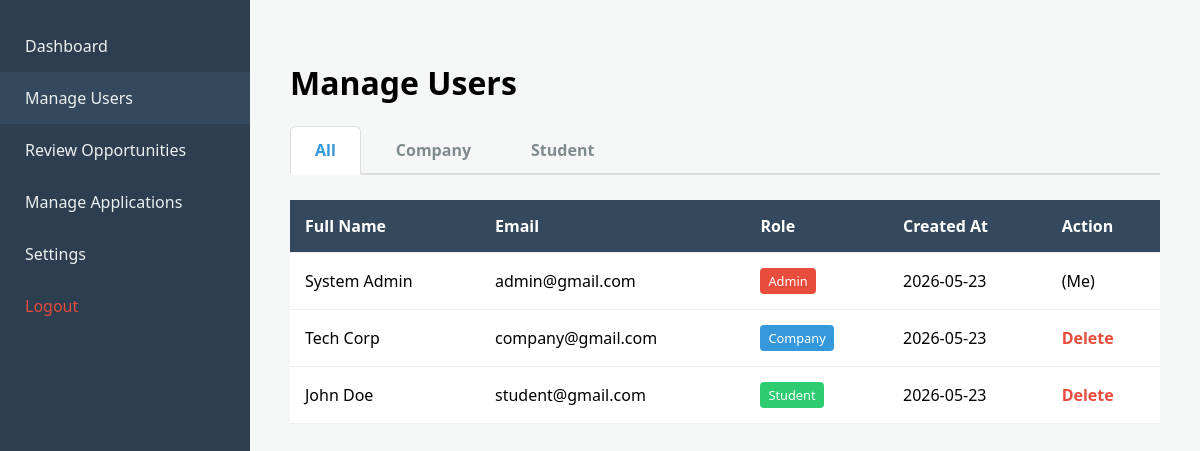
/admin/manage_users.php (signed in), run on the app's committed database.
### tables this page shows
CREATE TABLE IF NOT EXISTS users (
    id INT AUTO_INCREMENT PRIMARY KEY,
    full_name VARCHAR(100) NOT NULL,
    email VARCHAR(100) UNIQUE NOT NULL,
    password VARCHAR(255) NOT NULL,
    role ENUM('student','company','admin') NOT NULL,
    delete_request ENUM('none', 'pending') DEFAULT 'none',
    created_at TIMESTAMP DEFAULT CURRENT_TIMESTAMP
);

### admin/manage_users.php (the view, shortened to what this page needs)
<?php
require_once '../config/database.php';
$tab = isset($_GET['tab']) && in_array($_GET['tab'], ['all', 'company', 'student']) ? $_GET['tab'] : 'all';
$sql = "SELECT * FROM users";
$sql .= " ORDER BY CASE WHEN role = 'admin' THEN 0 ELSE 1 END ASC, id ASC";
$users = $conn->query($sql);
?>
<!DOCTYPE html>
<html lang="en">
<head>
</head>
<body>
    <div class="sidebar">
        <a href="dashboard.php">Dashboard</a>
        <a href="manage_users.php" style="background:#34495e">Manage Users</a>
        <a href="manage_opportunities.php">Review Opportunities</a>
        <a href="manage_applications.php">Manage Applications</a>
        <a href="../settings.php">Settings</a>
        <a href="../auth/logout.php" style="color:#e74c3c">Logout</a>
    </div>
    <div class="main-content">
        <h1>Manage Users</h1>
        <div class="tabs-container">
            <a href="manage_users.php?tab=all" class="tab-link <?php echo $tab === 'all' ? 'active' : ''; ?>">All</a>
            <a href="manage_users.php?tab=company" class="tab-link <?php echo $tab === 'company' ? 'active' : ''; ?>">Company</a>
            <a href="manage_users.php?tab=student" class="tab-link <?php echo $tab === 'student' ? 'active' : ''; ?>">Student</a>
        </div>
        <table>
            <thead>
                <tr>
                    <th>Full Name</th>
                    <th>Email</th>
                    <th>Role</th>
                    <th>Created At</th>
                    <th>Action</th>
                </tr>
            </thead>
            <tbody>
                <?php while($user = $users->fetch_assoc()): ?>
                <tr>
                    <td><?php echo $user['full_name']; ?></td>
                    <td><?php echo $user['email']; ?></td>
                    <td><span class="role role-<?php echo $user['role']; ?>"><?php echo ucfirst($user['role']); ?></span></td>
                    <td><?php echo date('Y-m-d', strtotime($user['created_at'])); ?></td>
                    <td>
                        <?php if($user['id'] != $_SESSION['user_id']): ?>
                            <?php if(isset($user['delete_request']) && $user['delete_request'] == 'pending'): ?>
                                <div style="margin-bottom: 8px;">
                                    <span class="role" style="background:#e74c3c; color:white; font-weight:bold;">Deletion Requested</span>
                                </div>
                                <div style="display: flex; gap: 5px;">
                                    <a href="manage_users.php?approve_delete_id=<?php echo $user['id']; ?>&tab=<?php echo $tab; ?>" class="role" style="text-decoration:none; background:#2ecc71; color:white; font-weight:bold;" onclick="return confirm('Permanently delete this user account?')">Approve</a>
                                    <a href="manage_users.php?reject_delete_id=<?php echo $user['id']; ?>&tab=<?php echo $tab; ?>" class="role" style="text-decoration:none; background:#95a5a6; color:white; font-weight:bold;" onclick="return confirm('Reset and keep this user account?')">Reject</a>
                                </div>
                            <?php else: ?>
                                <a href="manage_users.php?delete_id=<?php echo $user['id']; ?>&tab=<?php echo $tab; ?>" class="delete-btn" onclick="return confirm('Delete this user?')">Delete</a>
                            <?php endif; ?>
                        <?php else: ?>
                            (Me)
                        <?php endif; ?>
                    </td>
                </tr>
                <?php endwhile; ?>
            </tbody>
        </table>
    </div>
</body>
</html>

### admin/manage_users.php (style rules this page uses)
body { font-family: 'Segoe UI', sans-serif; margin: 0; display: flex; background: #f4f7f6; }
.sidebar { width: 250px; background: #2c3e50; color: white; height: 100vh; position: fixed; padding-top: 20px; }
.sidebar a { display: block; padding: 15px 25px; color: #ecf0f1; text-decoration: none; }
.main-content { margin-left: 250px; padding: 40px; width: 100%; }
table { width: 100%; border-collapse: collapse; background: white; }
th, td { padding: 15px; border-bottom: 1px solid #eee; text-align: left; }
th { background: #34495e; color: white; }
.role { padding: 4px 8px; border-radius: 4px; font-size: 0.8em; display: inline-block; }
.role-admin { background: #e74c3c; color: white; }
.role-company { background: #3498db; color: white; }
.role-student { background: #2ecc71; color: white; }
.delete-btn { color: #e74c3c; text-decoration: none; font-weight: bold; }
.tabs-container { display: flex; gap: 10px; margin-bottom: 25px; border-bottom: 2px solid #ddd; padding-bottom: 0; }
.tab-link { padding: 12px 24px; text-decoration: none; color: #7f8c8d; font-weight: bold; border-radius: 6px 6px 0 0; transition: all 0.2s ease; border: 1px solid transparent; border-bottom: none; margin-bottom: -2px; }
.tab-link.active { color: #3498db; border-color: #ddd; background: white; border-bottom: 2px solid white; z-index: 1; }

### data on the page
users: full_name "System Admin", email "admin@gmail.com", role "Admin", created_at "2026-05-23", shows "(Me)"
users: full_name "Tech Corp", email "company@gmail.com", role "Company", created_at "2026-05-23"
users: full_name "John Doe", email "student@gmail.com", role "Student", created_at "2026-05-23"
